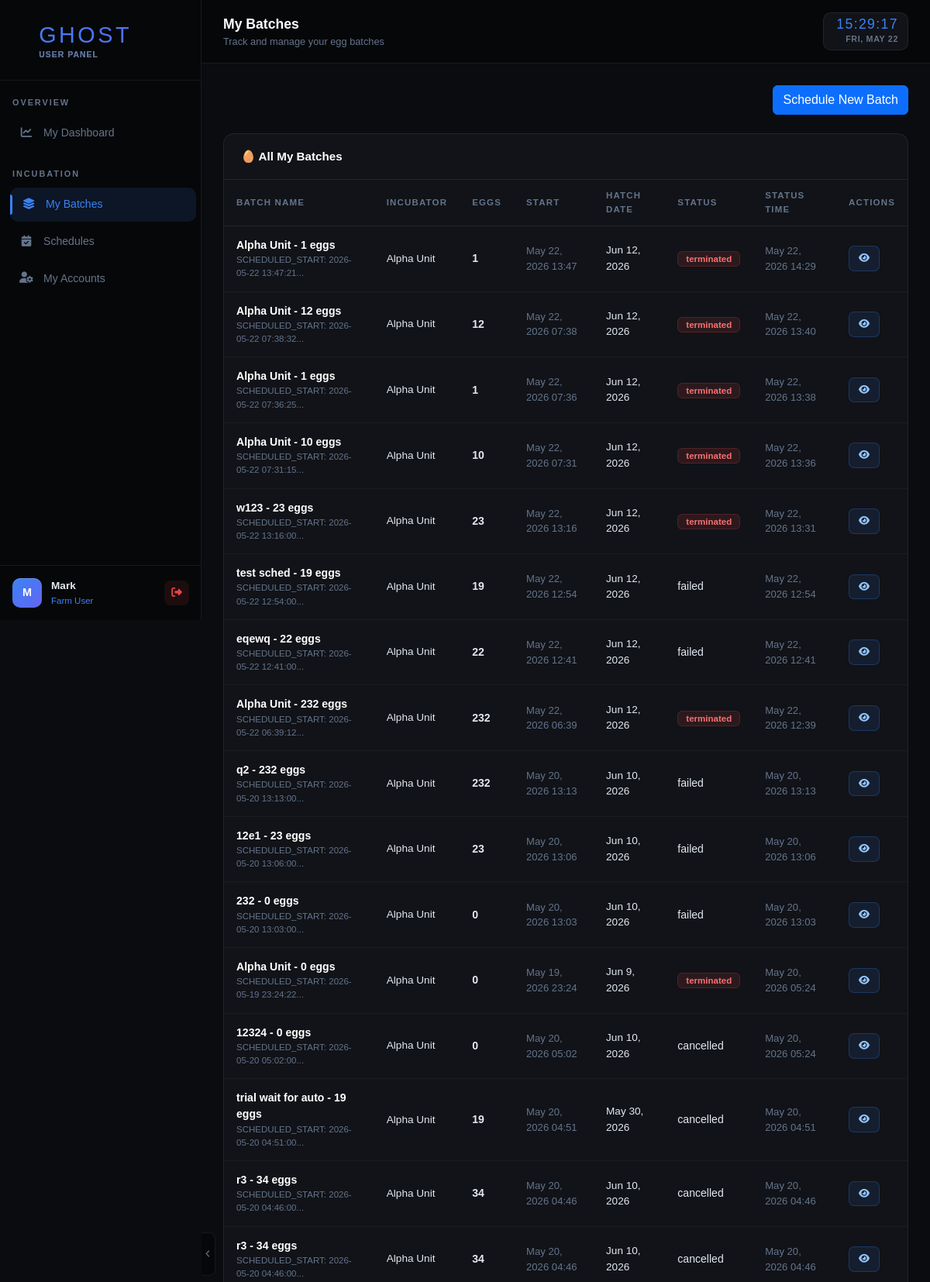
Screenshot of /user/batches.php (signed in, upper part) with the database file from the repository.
### tables this page shows
CREATE TABLE `users` (
  `id` int(11) NOT NULL,
  `full_name` varchar(100) NOT NULL,
  `email` varchar(150) NOT NULL,
  `password` varchar(255) NOT NULL,
  `profile_pic` varchar(255) DEFAULT NULL,
  `phone` varchar(20) DEFAULT NULL,
  `status` enum('active','inactive','suspended') DEFAULT 'active',
  `created_at` timestamp NOT NULL DEFAULT current_timestamp(),
  `updated_at` timestamp NOT NULL DEFAULT current_timestamp() ON UPDATE current_timestamp()
);

CREATE TABLE `batches` (
  `id` int(11) NOT NULL,
  `incubator_id` int(11) NOT NULL,
  `user_id` int(11) NOT NULL,
  `batch_name` varchar(100) NOT NULL,
  `egg_type` varchar(100) DEFAULT 'Chicken',
  `egg_count` int(11) DEFAULT 0,
  `start_date` date NOT NULL,
  `expected_hatch_date` date NOT NULL,
  `status` enum('scheduled','incubating','completed','terminated','hatched','failed','cancelled') DEFAULT 'incubating',
  `notes` text DEFAULT NULL,
  `created_at` timestamp NOT NULL DEFAULT current_timestamp(),
  `completed_at` datetime DEFAULT NULL,
  `terminated_at` datetime DEFAULT NULL,
  `waiting_for_device_until` timestamp NULL DEFAULT NULL
);

CREATE TABLE `incubators` (
  `id` int(11) NOT NULL,
  `name` varchar(100) NOT NULL,
  `model` varchar(100) DEFAULT NULL,
  `capacity` int(11) DEFAULT 0,
  `location` varchar(255) DEFAULT NULL,
  `status` enum('active','idle','maintenance','error') DEFAULT 'idle',
  `owner_id` int(11) DEFAULT NULL,
  `created_at` timestamp NOT NULL DEFAULT current_timestamp(),
  `updated_at` timestamp NOT NULL DEFAULT current_timestamp() ON UPDATE current_timestamp(),
  `device_prototype_status` varchar(20) NOT NULL DEFAULT 'unknown' COMMENT 'Prototype connectivity hint for scheduler',
  `user_id` int(11) DEFAULT 1,
  `incubator_name` varchar(100) DEFAULT NULL
);

### includes/config.php (called while the page is built, shortened)
<?php
function getDB() {
    static $pdo = null;
    if ($pdo === null) {
        try {
            $pdo = new PDO(
                "mysql:host=" . DB_HOST . ";dbname=" . DB_NAME . ";charset=utf8",
                DB_USER,
                DB_PASS,
                array(
                    PDO::ATTR_ERRMODE            => PDO::ERRMODE_EXCEPTION,
                    PDO::ATTR_DEFAULT_FETCH_MODE => PDO::FETCH_ASSOC,
                    PDO::ATTR_EMULATE_PREPARES   => false
                )
            );
            $pdo->exec("SET time_zone = '+08:00'");
        } catch (PDOException $e) {
            die(json_encode(array('success' => false, 'message' => 'Database connection failed: ' . $e->getMessage())));
        }
    }
    return $pdo;
}
function getCurrentUser() {
    $pdo  = getDB();
    $stmt = $pdo->prepare("SELECT * FROM users WHERE id = ?");
    $stmt->execute(array($_SESSION['user_id']));
    return $stmt->fetch();
}

### user/batches.php (the view, shortened to what this page needs)
<?php
$pageTitle = 'My Batches';
$pageSubtitle = 'Track and manage your egg batches';
$activePage = 'batches';
require_once 'header.php';
$pdo = getDB();
$uid = $_SESSION['user_id'];
$batches = $pdo->prepare("SELECT b.*, i.name as incubator_name FROM batches b JOIN incubators i ON b.incubator_id=i.id WHERE b.user_id=? ORDER BY b.created_at DESC"); $batches->execute([$uid]); $batches = $batches->fetchAll();
function formatBatchDateTime(?string $date, ?string $time = null, ?string $notes = null): string {
  $scheduledStart = null;
  if (!empty($notes) && preg_match('/SCHEDULED_START:\s*(\d{4}-\d{2}-\d{2}\s+\d{2}:\d{2}:\d{2})/', $notes, $matches)) {
    $scheduledStart = $matches[1];
  }
  $value = $scheduledStart ?: trim((string)$date . ' ' . trim((string)($time ?? '00:00:00')));
  $timestamp = strtotime($value);
  return date('F j, Y H:i', $timestamp);
}
function displayBatchEggCount(array $batch): string {
  $eggCount = isset($batch['egg_count']) ? (int)$batch['egg_count'] : 0;
  if ($eggCount <= 0 && !empty($batch['batch_name']) && preg_match('/(\d+)\s*eggs/i', $batch['batch_name'], $matches)) {
    $eggCount = (int)$matches[1];
  }
  return (string)$eggCount;
}
function extractBatchStartTimestamp($b) {
  if (!empty($b['notes']) && preg_match('/SCHEDULED_START:\s*(\d{4}-\d{2}-\d{2}\s+\d{2}:\d{2}:\d{2})/', $b['notes'], $m)) {
    $ts = strtotime($m[1]);
    if ($ts !== false) return $ts;
  }
  return null;
}
function batchStatusTimeLabel(array $batch): string {
  $status = isset($batch['status']) ? strtolower(trim((string)$batch['status'])) : '';
  if (in_array($status, ['terminated', 'cancelled', 'failed'], true)) {
    if (!empty($batch['terminated_at'])) {
      return date('F j, Y H:i', strtotime($batch['terminated_at']));
    }
    if (!empty($batch['notes'])) {
      $scheduled = extractBatchStartTimestamp($batch);
      if ($scheduled) {
        return date('F j, Y H:i', $scheduled);
      }
    }
  }
  return '—';
}
?>
<div class="d-flex justify-content-end mb-4">
  <a href="schedule.php" class="btn btn-primary">
    Schedule New Batch
  </a>
</div>
<div class="ghost-panel">
  <div class="ghost-panel-header"><span class="ghost-panel-title">🥚 All My Batches</span></div>
  <div class="ghost-panel-body p-0">
    <table class="ghost-table">
      <thead><tr><th>Batch Name</th><th>Incubator</th><th>Eggs</th><th>Start</th><th>Hatch Date</th><th>Status</th><th>Status Time</th><th>Actions</th></tr></thead>
      <tbody>
      <?php foreach($batches as $b): $days=max(0,round((strtotime($b['expected_hatch_date'])-time())/86400));
        $startTime = formatBatchDateTime($b['start_date'] ?? null, null, $b['notes'] ?? null);
        $statusTimeDisplay = batchStatusTimeLabel($b);
      ?>
        <tr>
          <td><div style="font-weight:600;color:white;"><?= htmlspecialchars($b['batch_name']) ?></div><?php if($b['notes']): ?><div style="font-size:.72rem;color:var(--ghost-muted);"><?= substr(htmlspecialchars($b['notes']),0,40) ?>...</div><?php endif; ?></td>
          <td style="font-size:.85rem;"><?= htmlspecialchars($b['incubator_name']) ?></td>
          <td style="font-weight:600;"><?= htmlspecialchars(displayBatchEggCount($b)) ?></td>
          <td style="font-size:.82rem;color:var(--ghost-muted);"><?= htmlspecialchars($startTime) ?></td>
          <td><div style="font-size:.85rem;"><?= date('M j, Y',strtotime($b['expected_hatch_date'])) ?></div></td>
          <td><span class="badge-<?= $b['status'] ?>"><?= $b['status'] ?></span></td>
          <td style="font-size:.82rem;color:var(--ghost-muted);">
            <?= htmlspecialchars($statusTimeDisplay) ?>
          </td>
          <td><div class="d-flex gap-2">
            <button class="btn-edit-ghost" onclick="viewBatchSummary(<?= $b['id'] ?>)"><i class="fas fa-eye"></i></button>
          </div></td>
        </tr>
      <?php endforeach; ?>
      </tbody>
    </table>
  </div>
</div>
<?php require_once 'footer.php'; ?>

### user/header.php (shortened to what this page needs)
<?php require_once '../includes/config.php'; requireUser(); $user = getCurrentUser(); ?>
<!DOCTYPE html>
<html lang="en">
<head>
<link href="../assets/vendor/bootstrap/bootstrap.min.css" rel="stylesheet">
<link href="../assets/vendor/fontawesome/all.min.css" rel="stylesheet">
</head>
<body>
<div id="sidebarPull" onclick="toggleSidebarCollapse()" title="Toggle sidebar">
  <i class="fas fa-chevron-left"></i>
</div>
<nav id="sidebar">
  <div class="sidebar-inner">
  <div class="sidebar-brand">
    <i class="fas fa-egg" style="font-size:1.4rem;opacity:0.8;"></i>
    <div>GHOST<span class="sidebar-brand-sub">User Panel</span></div>
  </div>
  <div class="sidebar-section">Overview</div>
  <div class="nav-item"><a href="dashboard.php" class="nav-link-ghost <?= ($activePage??'')=='dashboard'?'active':'' ?>"><span class="nav-icon"><i class="fas fa-chart-line"></i></span> My Dashboard</a></div>
  <div class="sidebar-section">Incubation</div>
  <div class="nav-item"><a href="batches.php" class="nav-link-ghost <?= ($activePage??'')=='batches'?'active':'' ?>"><span class="nav-icon"><i class="fas fa-layer-group"></i></span> My Batches</a></div>
  <div class="nav-item"><a href="schedules.php" class="nav-link-ghost <?= ($activePage??'')=='schedules'?'active':'' ?>"><span class="nav-icon"><i class="fas fa-calendar-check"></i></span> Schedules</a></div>
  <div class="nav-item"><a href="accounts.php" class="nav-link-ghost <?= ($activePage??'')=='accounts'?'active':'' ?>"><span class="nav-icon"><i class="fas fa-user-cog"></i></span> My Accounts</a></div>
  <div class="sidebar-user">
    <div class="user-avatar"><?= strtoupper(substr($user['full_name'],0,1)) ?></div>
    <div><div style="font-size:0.85rem;font-weight:600;color:var(--ghost-text);"><?= htmlspecialchars($user['full_name']) ?></div><div style="font-size:0.72rem;color:var(--ghost-blue);">Farm User</div></div>
    <button onclick="document.getElementById('logoutModal').style.display='flex'" class="logout-btn" style="border:none;"><i class="fas fa-sign-out-alt" style="font-size:0.85rem;"></i></button>
  </div>
  </div>
</nav>
<div id="main">
  <div class="topbar">
    <div>
      <div style="font-weight:700;font-size:1.1rem;color:white;"><?= $pageTitle ?? 'Dashboard' ?></div>
      <div style="font-size:0.8rem;color:var(--ghost-muted);"><?= $pageSubtitle ?? 'GHOST Farm User' ?></div>
    </div>
    <div style="margin-left:auto;display:flex;align-items:center;gap:12px;">
      <div class="topbar-clock">
        <div class="clock-time" id="clockTime">--:--:--</div>
        <div class="clock-date" id="clockDate">--- -- ----</div>
      </div>
    </div>
  </div>
  <div class="page-content">

### user/footer.php (style rules this page uses)
.btn-ghost,.btn-edit-ghost,.btn-danger-ghost { position:relative;overflow:hidden; }

### rows the page displays
users: full_name "M", full_name "Mark"
batches: batch_name "Alpha Unit - 1 eggs", notes "SCHEDULED_START: 2026-05-22 13:47:21", incubator.name "Alpha Unit", b "1", startTime "May 22, 2026 13:47", expected_hatch_date "Jun 12, 2026", status "terminated", terminated_at "May 22, 2026 14:29"
batches: batch_name "Alpha Unit - 12 eggs", notes "SCHEDULED_START: 2026-05-22 07:38:32", incubator.name "Alpha Unit", b "12", startTime "May 22, 2026 07:38", expected_hatch_date "Jun 12, 2026", status "terminated", terminated_at "May 22, 2026 13:40"
batches: batch_name "Alpha Unit - 1 eggs", notes "SCHEDULED_START: 2026-05-22 07:36:25", incubator.name "Alpha Unit", b "1", startTime "May 22, 2026 07:36", expected_hatch_date "Jun 12, 2026", status "terminated", terminated_at "May 22, 2026 13:38"
batches: batch_name "Alpha Unit - 10 eggs", notes "SCHEDULED_START: 2026-05-22 07:31:15", incubator.name "Alpha Unit", b "10", startTime "May 22, 2026 07:31", expected_hatch_date "Jun 12, 2026", status "terminated", terminated_at "May 22, 2026 13:36"
batches: batch_name "w123 - 23 eggs", notes "SCHEDULED_START: 2026-05-22 13:16:00", incubator.name "Alpha Unit", b "23", startTime "May 22, 2026 13:16", expected_hatch_date "Jun 12, 2026", status "terminated", terminated_at "May 22, 2026 13:31"
batches: batch_name "test sched - 19 eggs", notes "SCHEDULED_START: 2026-05-22 12:54:00", incubator.name "Alpha Unit", egg_count "19", startTime "May 22, 2026 12:54", expected_hatch_date "Jun 12, 2026", status "failed", statusTimeDisplay "May 22, 2026 12:54"
batches: batch_name "eqewq - 22 eggs", notes "SCHEDULED_START: 2026-05-22 12:41:00", incubator.name "Alpha Unit", egg_count "22", startTime "May 22, 2026 12:41", expected_hatch_date "Jun 12, 2026", status "failed", statusTimeDisplay "May 22, 2026 12:41"
batches: batch_name "Alpha Unit - 232 eggs", notes "SCHEDULED_START: 2026-05-22 06:39:12", incubator.name "Alpha Unit", b "232", startTime "May 22, 2026 06:39", expected_hatch_date "Jun 12, 2026", status "terminated", terminated_at "May 22, 2026 12:39"
batches: batch_name "q2 - 232 eggs", notes "SCHEDULED_START: 2026-05-20 13:13:00", incubator.name "Alpha Unit", egg_count "232", startTime "May 20, 2026 13:13", expected_hatch_date "Jun 10, 2026", status "failed", statusTimeDisplay "May 20, 2026 13:13"
batches: batch_name "12e1 - 23 eggs", notes "SCHEDULED_START: 2026-05-20 13:06:00", incubator.name "Alpha Unit", egg_count "23", startTime "May 20, 2026 13:06", expected_hatch_date "Jun 10, 2026", status "failed", statusTimeDisplay "May 20, 2026 13:06"
batches: batch_name "232 - 0 eggs", notes "SCHEDULED_START: 2026-05-20 13:03:00", incubator.name "Alpha Unit", b "0", startTime "May 20, 2026 13:03", expected_hatch_date "Jun 10, 2026", status "failed", statusTimeDisplay "May 20, 2026 13:03"
batches: batch_name "Alpha Unit - 0 eggs", notes "SCHEDULED_START: 2026-05-19 23:24:22", incubator.name "Alpha Unit", b "0", startTime "May 19, 2026 23:24", expected_hatch_date "Jun 9, 2026", status "terminated", terminated_at "May 20, 2026 05:24"
batches: batch_name "12324 - 0 eggs", notes "SCHEDULED_START: 2026-05-20 05:02:00", incubator.name "Alpha Unit", b "0", startTime "May 20, 2026 05:02", expected_hatch_date "Jun 10, 2026", status "cancelled", terminated_at "May 20, 2026 05:24"
batches: batch_name "trial wait for auto - 19 eggs", notes "SCHEDULED_START: 2026-05-20 04:51:00", incubator.name "Alpha Unit", egg_count "19", startTime "May 20, 2026 04:51", expected_hatch_date "May 30, 2026", status "cancelled", statusTimeDisplay "May 20, 2026 04:51"
batches: batch_name "r3 - 34 eggs", notes "SCHEDULED_START: 2026-05-20 04:46:00", incubator.name "Alpha Unit", egg_count "34", startTime "May 20, 2026 04:46", expected_hatch_date "Jun 10, 2026", status "cancelled", statusTimeDisplay "May 20, 2026 04:46"
batches: batch_name "r3 - 34 eggs", notes "SCHEDULED_START: 2026-05-20 04:46:00", incubator.name "Alpha Unit", egg_count "34", startTime "May 20, 2026 04:46", expected_hatch_date "Jun 10, 2026", status "cancelled", statusTimeDisplay "May 20, 2026 04:46"

### other values shown
$pageTitle "My Batches"
$pageSubtitle "Track and manage your egg batches"
